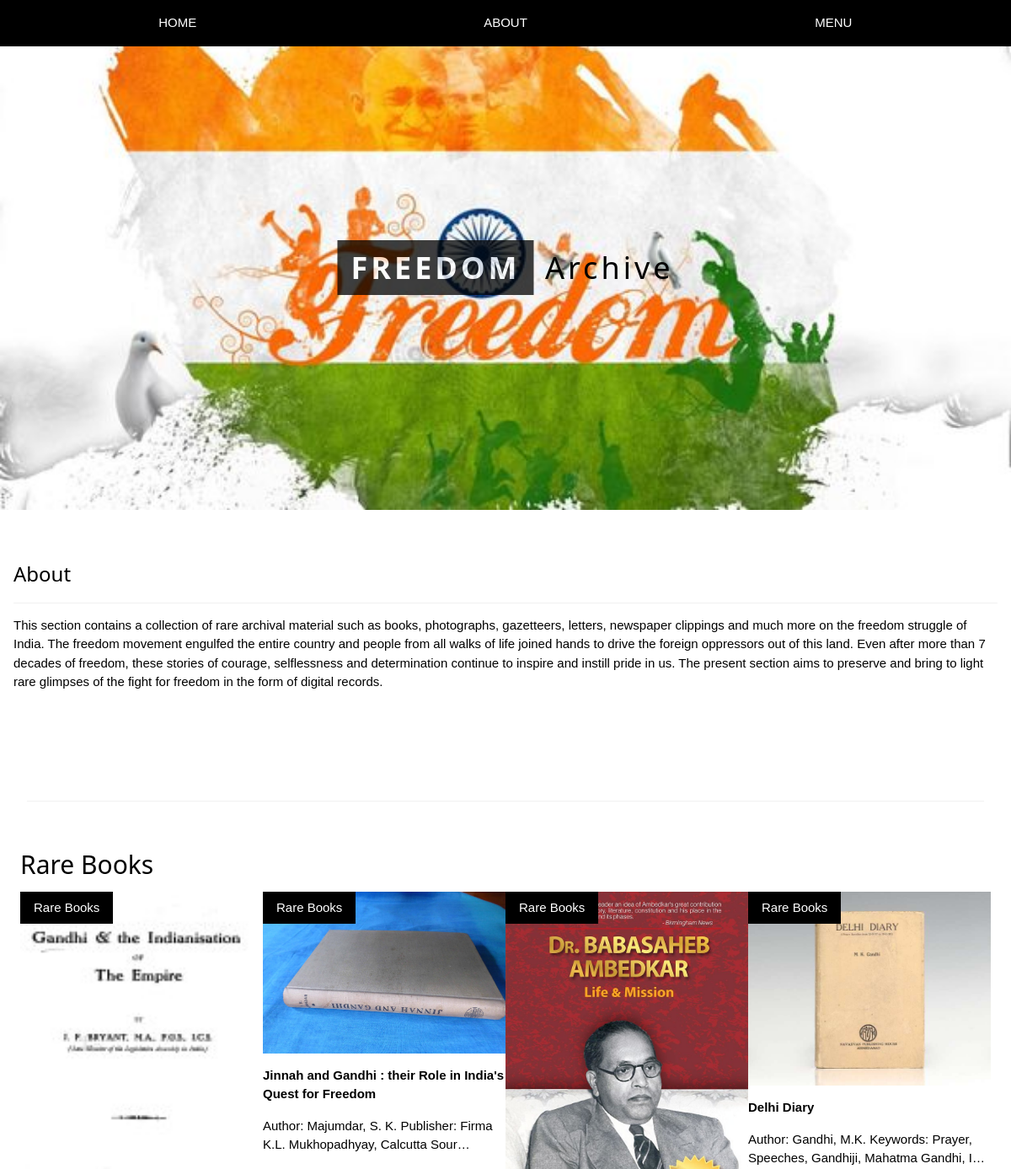
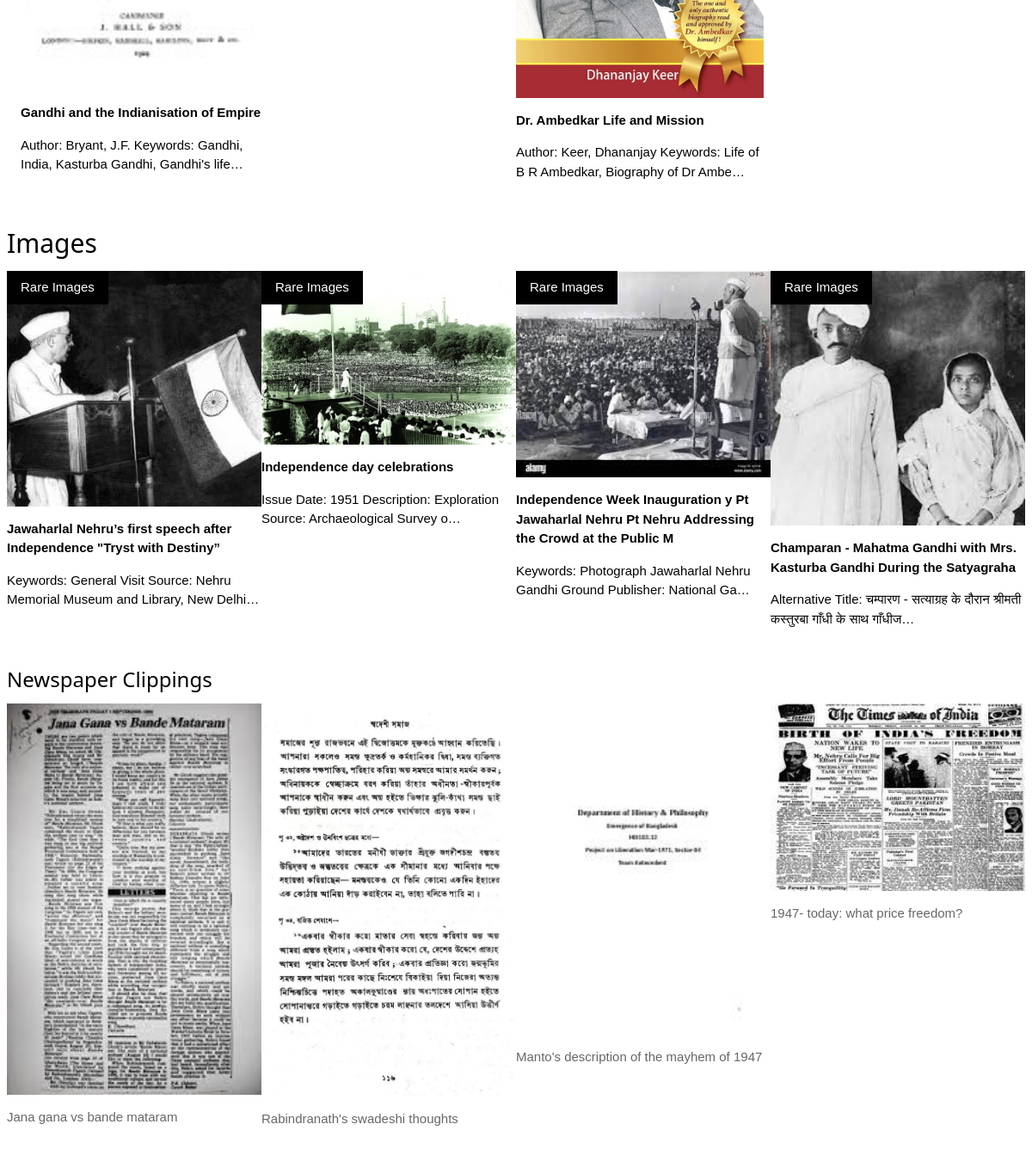
Screenshot of /fr/ with the database file from the repository (2 pictures, top to bottom).
### app/models.py (models this page shows, shortened)
class freedomar(models.Model):
    title = models.CharField(max_length=100)
    description = models.TextField()
    category = models.CharField(choices=CATEGORY_CHOICES, max_length=4)
    fr_image = models.ImageField(upload_to='producting')

### app/views.py (the view)
# urls.py: path('fr/', views.freedom.as_view(), name='fr'),
class freedom(View):
    def get(self,request):
        rb = freedomar.objects.filter(category='R')
        images = freedomar.objects.filter(category='I')
        clip = freedomar.objects.filter(category='N')
        return render(request, 'app/freedomarchieve.html',{'rb':rb, 'images':images,'clip':clip})

### app/templates/app/freedomarchieve.html (shortened to what this page needs)
<!DOCTYPE html>
{% load static %}
<html>
<head>
<link rel="stylesheet" href="{% static 'app/css/style1.css'%}">
</head>
<body>
  <div class="w3-top">
    <div class="w3-row w3-padding w3-black">
      <div class="w3-col s4">
        <a href="{% url 'home' %}" class="w3-button w3-block w3-black">HOME</a>
      </div>
      <div class="w3-col s4">
        <a href="{% url 'home' %}" class="w3-button w3-block w3-black">ABOUT</a>
      </div>
      <div class="w3-col s4">
        <a href="{% url 'home' %}" class="w3-button w3-block w3-black">MENU</a>
      </div>
    </div>
  </div>
<header class="w3-display-container w3-content w3-wide" style="max-width:1500px;" id="home">
  <div class="w3-display-middle w3-margin-top w3-center">
    <h1 class="w3-xxlarge w3-text-black"><span class="w3-padding w3-black w3-opacity-min"><b>FREEDOM</b></span> <span class="w4-hide-small w5-text-dark-grey">Archive</span></h1>
  </div>
</header>
 <div class="w3-container w3-padding-32" id="about">
  <h3 class="w3-border-bottom w3-border-light-grey w3-padding-16">About</h3>
  <p>This section contains a collection of rare archival material such as books, photographs, gazetteers, letters, newspaper clippings and much more on the freedom struggle of India. The freedom movement engulfed the entire country and people from all walks of life joined hands to drive the foreign oppressors out of this land. Even after more than 7 decades of freedom, these stories of courage, selflessness and determination continue to inspire and instill pride in us. The present section aims to preserve and bring to light rare glimpses of the fight for freedom in the form of digital records.
  </p>
</div>
<div class="w3-content w3-padding" style="max-width:1564px">
  <div class="w3-container w3-padding-32" id="projects">
    <h3 class="w3-border-bottom w3-border-light-grey w3-padding-16"> </h3>
  </div>
  <div class="w3-row-padding">
    <h2>Rare Books</h2>
    {% for r in rb %}
    <a href="{% url 'fr-detail' r.id %}">
    <div class="w3-col l3 m6 w3-margin-bottom">
      <div class="w3-display-container">
        <div class="w3-display-topleft w3-black w3-padding">Rare Books </div>
        <img src="{{r.fr_image.url}}" alt="House" style="width:100%">
      </div>
      <p><b>{{r.title}}</b></p>
      <p> {{r.description|truncatechars:80}}</p>
    </div>
    </a>
    {% endfor %}
  </div>
</div>
<div class="w3-row-padding">
  <h2>Images</h2>
  {% for i in images %}
  <a href="{% url 'fr-detail' i.id %}">
  <div class="w3-col l3 m6 w3-margin-bottom">
    <div class="w3-display-container">
      <div class="w3-display-topleft w3-black w3-padding">Rare Images </div>
      <img src="{{i.fr_image.url}}" alt="House" style="width:100%">
    </div>
    <p><b>{{i.title}}</b></p>
    <p> {{i.description|truncatechars:80}}</p>
  </div>
  </a>
  {% endfor %}
</div>
  <div class="w3-row-padding w3-grayscale">
    <h3>Newspaper Clippings</h3>
    {% for c in clip%}
    <a href="{% url 'fr-detail' c.id %}">
    <div class="w3-col l3 m6 w3-margin-bottom">
      <img src="{{c.fr_image.url}}" alt="John" style="width:100%">
      <p class="w3-opacity">{{c.title}}</p>
    </div>
  </a>
  {% endfor %}
  </div>
</body>
</html>

### app/static/app/css/style1.css (style rules this page uses)
html { box-sizing:border-box }
*,*:before,*:after { box-sizing:inherit }
html { -ms-text-size-adjust:100%;-webkit-text-size-adjust:100% }
body { margin:0 }
article,aside,details,figcaption,figure,footer,header,main,menu,nav,section { display:block }
a { background-color:transparent }
b,strong { font-weight:bolder }
img { border-style:none }
html,body { font-family:Verdana,sans-serif;font-size:15px;line-height:1.5 }
html { overflow-x:hidden }
h1 { font-size:36px }
h2 { font-size:30px }
h3 { font-size:24px }
h1,h2,h3,h4,h5,h6 { font-family:"Segoe UI",Arial,sans-serif;font-weight:400;margin:10px 0 }
.w3-wide { letter-spacing:4px }
img { vertical-align:middle }
a { color:inherit }
.w3-btn,.w3-button { border:none;display:inline-block;padding:8px 16px;vertical-align:middle;overflow:hidden;text-decoration:none;color:inherit;background-color:inherit;text-align:center;cursor:pointer;white-space:nowrap }
.w3-btn,.w3-button { -webkit-touch-callout:none;-webkit-user-select:none;-khtml-user-select:none;-moz-user-select:none;-ms-user-select:none;user-select:none }
.w3-tooltip,.w3-display-container { position:relative }
.w3-block { display:block;width:100% }
.w3-container:after,.w3-container:before,.w3-panel:after,.w3-panel:before,.w3-row:after,.w3-row:before,.w3-row-padding:after,.w3-row-padding:before, .w3-cell-row:before,.w3-cell-row:after,.w3-clear:after,.w3-clear:before,.w3-bar:before,.w3-bar:after { content:"";display:table;clear:both }
.w3-col,.w3-half,.w3-third,.w3-twothird,.w3-threequarter,.w3-quarter { float:left;width:100% }
.w3-col.s4 { width:33.33333% }
@media (min-width:601px) { .w3-col.m6,.w3-half { width:49.99999% } }
@media (min-width:993px) { .w3-col.l3 { width:24.99999% } }
.w3-content,.w3-auto { margin-left:auto;margin-right:auto }
.w3-content { max-width:980px }
.w3-top,.w3-bottom { position:fixed;width:100%;z-index:1 }
.w3-top { top:0 }
.w3-display-topleft { position:absolute;left:0;top:0 }
.w3-display-middle { position:absolute;top:50%;left:50%;transform:translate(-50%,-50%);-ms-transform:translate(-50%,-50%) }
.w3-row-padding,.w3-row-padding>.w3-half,.w3-row-padding>.w3-third,.w3-row-padding>.w3-twothird,.w3-row-padding>.w3-threequarter,.w3-row-padding>.w3-quarter,.w3-row-padding>.w3-col { padding:0 8px }
.w3-container,.w3-panel { padding:0.01em 16px }
.w3-opacity,.w3-hover-opacity:hover { opacity:0.60 }
.w3-opacity-min { opacity:0.75 }
.w3-greyscale,.w3-grayscale { filter:grayscale(75%) }
.w3-xxlarge { font-size:36px!important }
.w3-center { text-align:center!important }
.w3-border-bottom { border-bottom:1px solid #ccc!important }
.w3-margin-top { margin-top:16px!important }
.w3-margin-bottom { margin-bottom:16px!important }
.w3-padding { padding:8px 16px!important }
.w3-padding-16 { padding-top:16px!important;padding-bottom:16px!important }
.w3-padding-32 { padding-top:32px!important;padding-bottom:32px!important }
.w3-black,.w3-hover-black:hover { color:#fff!important;background-color:#000!important }
.w3-text-black,.w3-hover-text-black:hover { color:#000!important }
.w3-border-light-grey,.w3-hover-border-light-grey:hover,.w3-border-light-gray,.w3-hover-border-light-gray:hover { border-color:#f1f1f1!important }

### rows the page displays
freedomar: fr_image (picture), title "Gandhi and the Indianisation of Empire", description "Author: Bryant, J.F. Keywords: Gandhi, India, Kasturba Gandhi, Gandhi's life…"
freedomar: fr_image (picture), title "Jinnah and Gandhi : their Role in India's Quest for Freedom", description "Author: Majumdar, S. K. Publisher: Firma K.L. Mukhopadhyay, Calcutta Sour…"
freedomar: fr_image (picture), title "Dr. Ambedkar Life and Mission", description "Author: Keer, Dhananjay Keywords: Life of B R Ambedkar, Biography of Dr Ambe…"
freedomar: fr_image (picture), title "Delhi Diary", description "Author: Gandhi, M.K. Keywords: Prayer, Speeches, Gandhiji, Mahatma Gandhi, I…"
freedomar: fr_image (picture), title "Jawaharlal Nehru’s first speech after Independence \"Tryst with Destiny”", description "Keywords: General Visit Source: Nehru Memorial Museum and Library, New Delhi…"
freedomar: fr_image (picture), title "Independence day celebrations", description "Issue Date: 1951 Description: Exploration Source: Archaeological Survey o…"
freedomar: fr_image (picture), title "Independence Week Inauguration y Pt Jawaharlal Nehru Pt Nehru Addressing the Crowd at the Public M", description "Keywords: Photograph Jawaharlal Nehru Gandhi Ground Publisher: National Ga…"
freedomar: fr_image (picture), title "Champaran - Mahatma Gandhi with Mrs. Kasturba Gandhi During the Satyagraha", description "Alternative Title: चम्पारण - सत्याग्रह के दौरान श्रीमती कस्तुरबा गाँधी के साथ गाँधीज…"
freedomar: fr_image (picture), title "Jana gana vs bande mataram"
freedomar: fr_image (picture), title "Rabindranath's swadeshi thoughts"
freedomar: fr_image (picture), title "Manto's description of the mayhem of 1947"
freedomar: fr_image (picture), title "1947- today: what price freedom?"
